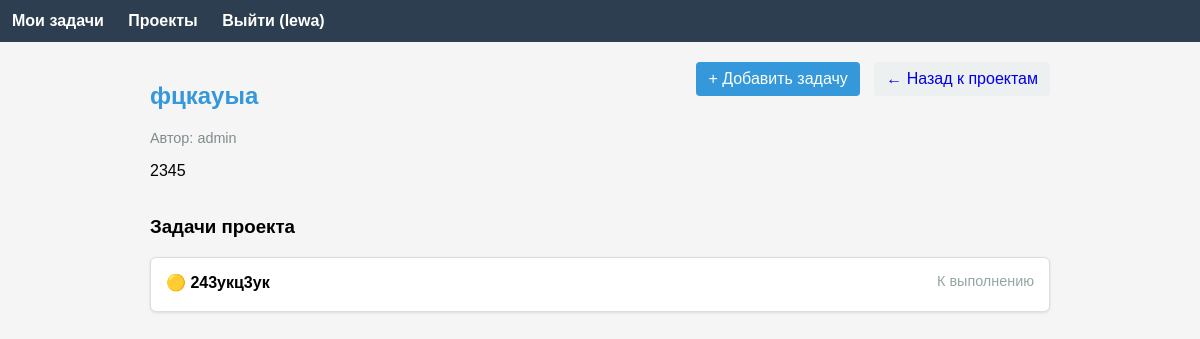
The page /project/1 (signed in) on the database its author committed.
### app/models.py (models this page shows, shortened)
class User(UserMixin, db.Model):
    id = db.Column(db.Integer, primary_key=True)
    username = db.Column(db.String(64), index=True, unique=True, nullable=False)
    password_hash = db.Column(db.String(128), nullable=False)
    access_level = db.Column(db.Integer, default=1, nullable=False)
    authored_tasks = db.relationship('Task', back_populates='author', lazy='dynamic')
    assigned_tasks = db.relationship('Task', secondary=task_assignees, back_populates='assignees')
    comments = db.relationship('Comment', back_populates='author', lazy='dynamic')
    authored_projects = db.relationship('Project', back_populates='author', lazy='dynamic')
    def is_admin(self):
        return self.access_level == 0

class Project(db.Model):
    id = db.Column(db.Integer, primary_key=True)
    name = db.Column(db.String(100), nullable=False)
    description = db.Column(db.Text)
    color = db.Column(db.String(7), default='#3498db')
    user_id = db.Column(db.Integer, db.ForeignKey('user.id'), nullable=False)
    tasks = db.relationship('Task', back_populates='project', lazy='dynamic')
    author = db.relationship('User', back_populates='authored_projects')

class Task(db.Model):
    id = db.Column(db.Integer, primary_key=True)
    title = db.Column(db.String(100), nullable=False)
    description = db.Column(db.Text)
    created_at = db.Column(db.DateTime, default=datetime.now)
    completed_at = db.Column(db.DateTime, nullable=True)
    user_id = db.Column(db.Integer, db.ForeignKey('user.id'), nullable=False)
    project_id = db.Column(db.Integer, db.ForeignKey('project.id'), nullable=True)
    status = db.Column(db.String(20), default='todo')
    priority = db.Column(db.Integer, default=2)
    deadline = db.Column(db.Date, nullable=True)
    author = db.relationship('User', back_populates='authored_tasks')
    assignees = db.relationship('User', secondary=task_assignees, back_populates='assigned_tasks')
    project = db.relationship('Project', back_populates='tasks')
    comments = db.relationship('Comment', back_populates='task', cascade='all, delete-orphan')
    subtasks = db.relationship('Subtask', back_populates='task', cascade='all, delete-orphan')
    def is_overdue(self):
        return self.deadline and self.deadline < date.today() and not self.completed_at
    def get_priority_emoji(self):
        return {1: '🟢', 2: '🟡', 3: '🟠', 4: '🔴'}.get(self.priority, '⚪')
    def get_status_display(self):
        return {
            'todo': 'К выполнению',
            'in_progress': 'В работе',
            'review': 'На проверке',
            'done': 'Готово'
        }.get(self.status, self.status)
    def get_status_color(self):
        return {
            'todo': '#95a5a6',
            'in_progress': '#3498db',
            'review': '#f39c12',
            'done': '#2ecc71'
        }.get(self.status, '#95a5a6')

### app/main/routes.py (the view)
@main.route('/project/<int:id>')
@login_required
def view_project(id):
    project = Project.query.get_or_404(id)
    tasks = Task.query.filter_by(project_id=id).all()
    return render_template('project_detail.html', project=project, tasks=tasks)

### app/__init__.py (called while the page is built)
def create_app():
    app = Flask(__name__)
    app.config['SECRET_KEY'] = os.environ.get('SECRET_KEY', 'dev-secret-key')
    app.config['SQLALCHEMY_DATABASE_URI'] = 'sqlite:///task_manager.db'
    app.config['SQLALCHEMY_TRACK_MODIFICATIONS'] = False
    db.init_app(app)
    login_manager.init_app(app)
    login_manager.login_view = 'auth.login'
    from .models import User
    @login_manager.user_loader
    def load_user(user_id):
        return User.query.get(int(user_id))
    from .auth import auth as auth_blueprint
    app.register_blueprint(auth_blueprint)
    from .main import main as main_blueprint
    app.register_blueprint(main_blueprint)
    from .api import api as api_blueprint
    app.register_blueprint(api_blueprint, url_prefix='/api')
    return app

### app/templates/project_detail.html (shortened to what this page needs)
{% extends "base.html" %}
{% block content %}
<div style="max-width:900px; margin:0 auto;">
    <div style="display:flex; justify-content:space-between; align-items:flex-start; margin-bottom:20px;">
        <div>
            <h2 style="color:{{ project.color }};">{{ project.name }}</h2>
            <div style="font-size:0.9em; color:#7f8c8d; margin-top:5px;">
                Автор: {{ project.author.username }}
            </div>
            {% if project.description %}
                <p>{{ project.description }}</p>
            {% endif %}
        </div>
        <div>
            <a href="{{ url_for('main.new_task_from_project', project_id=project.id) }}" style="display:inline-block; padding:8px 12px; background:#3498db; color:white; text-decoration:none; border-radius:4px; margin-right:10px;">+ Добавить задачу</a>
            <a href="{{ url_for('main.projects') }}" style="display:inline-block; padding:8px 12px; background:#ecf0f1; text-decoration:none; border-radius:4px;">← Назад к проектам</a>
        </div>
    </div>
    <h3>Задачи проекта</h3>
    {% if tasks %}
    <div style="display:grid; gap:15px;">
    {% for task in tasks %}
        <div class="task-card {% if task.is_overdue() %}task-overdue{% endif %}">
            <a href="{{ url_for('main.view_task', id=task.id) }}" style="text-decoration:none; color:black;">
                <div style="display:flex; justify-content:space-between; align-items:flex-start;">
                    <div style="flex:1; min-width:0;">
                        <div style="display:flex; align-items:center; gap:8px; margin-bottom:4px;">
                            <strong style="white-space:nowrap; overflow:hidden; text-overflow:ellipsis;">{{ task.get_priority_emoji() }} {{ task.title }}</strong>
                        </div>
                    </div>
                    <div style="text-align:right; min-width:120px;">
                        <div style="font-size:0.9em; color:{{ task.get_status_color() }};">
                            {{ task.get_status_display() }}
                        </div>
                    </div>
                </div>
            </a>
        </div>
    {% endfor %}
    </div>
    {% else %}
    <p>В проекте пока нет задач.</p>
    {% endif %}
</div>
{% endblock %}

### app/templates/base.html (shortened to what this page needs)
<!DOCTYPE html>
<html lang="ru">
<head>
    <link rel="stylesheet" href="{{ url_for('static', filename='style.css') }}">
</head>
<body>
    <nav>
        {% if current_user.is_authenticated %}
            <a href="{{ url_for('main.tasks') }}">Мои задачи</a>
            <a href="{{ url_for('main.projects') }}">Проекты</a>
            <a href="{{ url_for('auth.logout') }}">Выйти ({{ current_user.username }})</a>
        {% else %}
            <a href="{{ url_for('main.index') }}">Главная</a>
            <a href="{{ url_for('auth.login') }}">Вход</a>
            <a href="{{ url_for('auth.register') }}">Регистрация</a>
        {% endif %}
    </nav>
    <main>
        {% block content %}{% endblock %}
    </main>
</body>
</html>

### app/static/style.css (style rules this page uses)
body { font-family: Arial, sans-serif; margin: 0; padding: 0; background: #f5f5f5; }
nav { background: #2c3e50; padding: 12px; }
nav a { color: white; margin-right: 20px; text-decoration: none; font-weight: bold; }
main { max-width: 900px; margin: 20px auto; padding: 0 15px; }
.task-card { background: white; padding: 15px; border: 1px solid #ddd; border-radius: 6px; box-shadow: 0 1px 3px rgba(0,0,0,0.1); }

### rows shown on the page
User: username "lewa"
Project: name "фцкауыа", description "2345"
User: author.username "admin"
Task: get_priority_emoji "🟡", title "243укц3ук", status "К выполнению"
